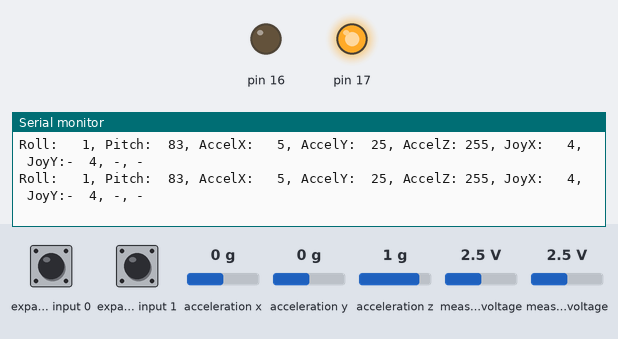
The sketch below on a simulated Arduino Uno, built with avr-gcc and run on an emulated ATmega328P. Parts: output pins drawn as LEDs (lit = HIGH), the last lines printed to the serial monitor. Wiring (inferred from the names in the program): Wii Nunchuk at I2C address 0x52. The test bench sets the inputs (shaded band); at power-on: acceleration x 0 g, measured voltage 2.5 V, expander input 0 HIGH, expander input 1 HIGH, acceleration y 0 g, acceleration z 1 g.

Above: at 1.3 s.
1.4 s: acceleration x set to -0.2 g
At 2.08 s:
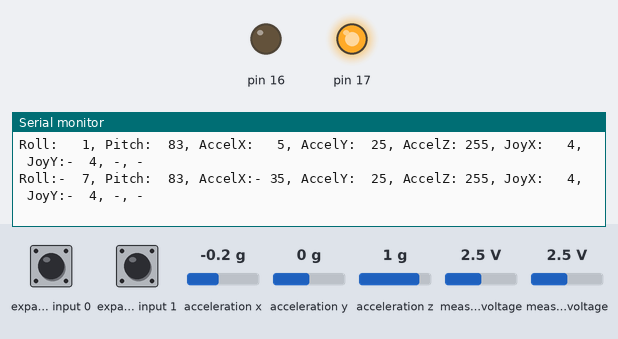
3.7 s: measured voltage (sensor 200) set to 0.1 V
At 4.22 s:
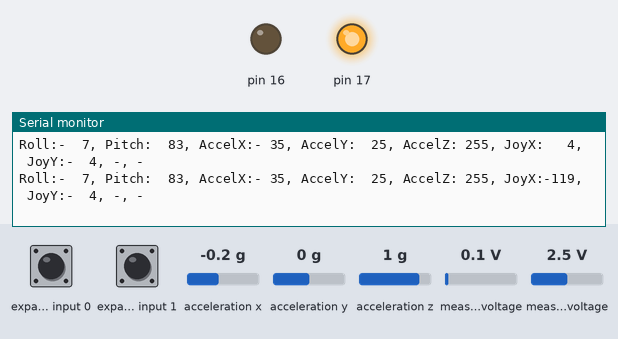
5.8 s: measured voltage (sensor 201) set to 0.1 V
At 6.35 s:
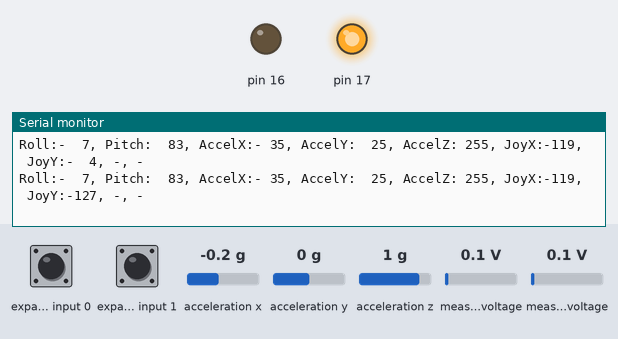
8.0 s: expander input 0 pulled LOW for 0.5 s
At 8.49 s:
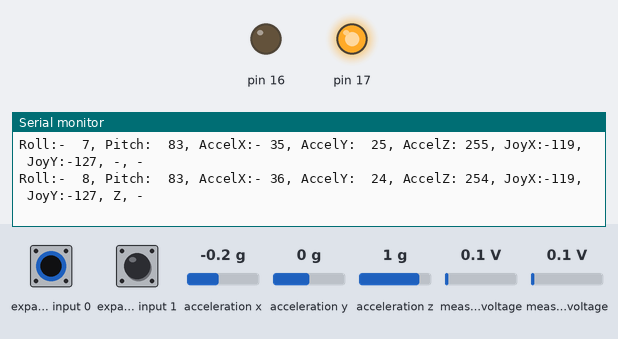
11.5 s: expander input 1 pulled LOW for 0.5 s
At 11.9 s:
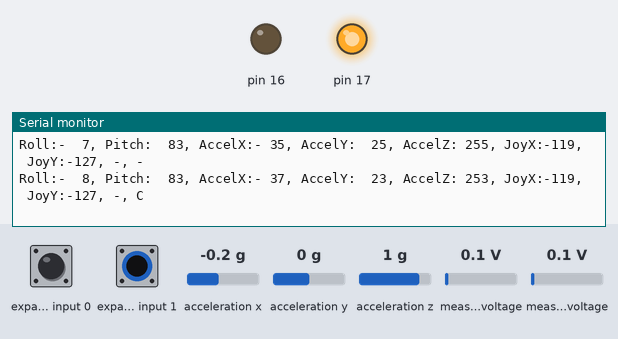
15.0 s: acceleration y set to -1.4 g
At 15.32 s:
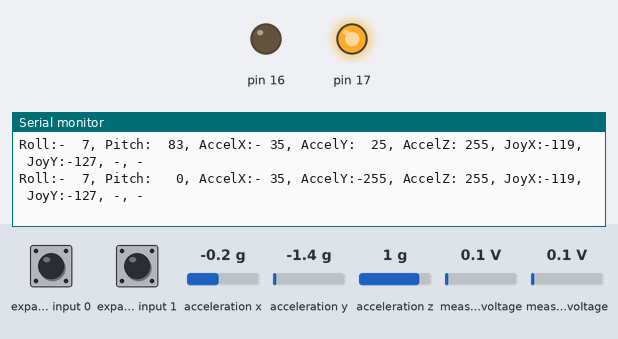

The sketch:

NunchuckDemo.ino
```cpp
/*
Lee Sichello
200259098
CS 207
Project: Wii Labyrinth
Last update Nov 7, 2012

Notes:
  Wii Nunchuck Configuration:
      Data = pin A4
      CLK = pin A5
 */

#include<String.h>
#include "Wire.h"
#include "WiiChuck.h"

WiiChuck chuck = WiiChuck();

///////////////////////////////////////////////////////////////////////////////////////////
void setup() {
  //nunchuck_init();
  Serial.begin(9600);
  chuck.begin();
  chuck.update();
}

///////////////////////////////////////////////////////////////////////////////////////////
void loop() {
  chuck.update();

  //print nunchuck state to serial monitor
  PrintWiiChuck();

  delay(400);
}

///////////////////////////////////////////////////////////////////////////////////////////
//print nunchuck state to serial monitor
void PrintWiiChuck() {
  Serial.print("Roll:");
  Serial.print(format(chuck.readRoll()));
  Serial.print(", ");
  Serial.print("Pitch:");
  Serial.print(format(chuck.readPitch()));
  Serial.print(", ");

  Serial.print("AccelX:");
  Serial.print(format(chuck.readAccelX()));
  Serial.print(", ");
  Serial.print("AccelY:");
  Serial.print(format(chuck.readAccelY()));
  Serial.print(", ");
  Serial.print("AccelZ:");
  Serial.print(format(chuck.readAccelZ()));
  Serial.print(", ");

  Serial.print("JoyX:");
  Serial.print(format(chuck.readJoyX()));
  Serial.print(", ");
  Serial.print("JoyY:");
  Serial.print(format(chuck.readJoyY()));
  Serial.print(", ");

  if (chuck.buttonZ) {
    Serial.print("Z");
  } else  {
    Serial.print("-");
  }

  Serial.print(", ");

  //not a function//  if (chuck.buttonC()) {
  if (chuck.buttonC) {
    Serial.print("C");
  } else  {
    Serial.print("-");
  }
  Serial.println();

}

///////////////////////////////////////////////////////////////////////////////////////////
String format(const float inp) {
  String sign, val;
  if (inp < 0)
    sign = "-";
  else
    sign = " ";

  int absol = abs(inp);
  if (absol < 10)
    val = "  " + String(absol);
  else if (absol < 100 && absol > 9)
    val = " " + String(absol);
  else
    val = String(absol);

  String outpt = sign + val;
  return outpt;
}
```

Measured:
- the behaviour switches between 0 and -0.1 g on acceleration x (found by bisection; images 0 and 1)
- after the input at 1.4 s, the serial monitor: prints a new line after 0.41 s (image 1)
- after the input at 3.7 s, the serial monitor: prints a new line after 0.25 s (image 2)
- after the input at 5.8 s, the serial monitor: prints a new line after 0.28 s (image 3)
- after the input at 8.0 s, the serial monitor: prints a new line after 0.22 s (image 4)
- after the input at 11.5 s, the serial monitor: prints a new line after 0.14 s (image 5)
- after the input at 15.0 s, the serial monitor: prints a new line after 0.05 s (image 6)
